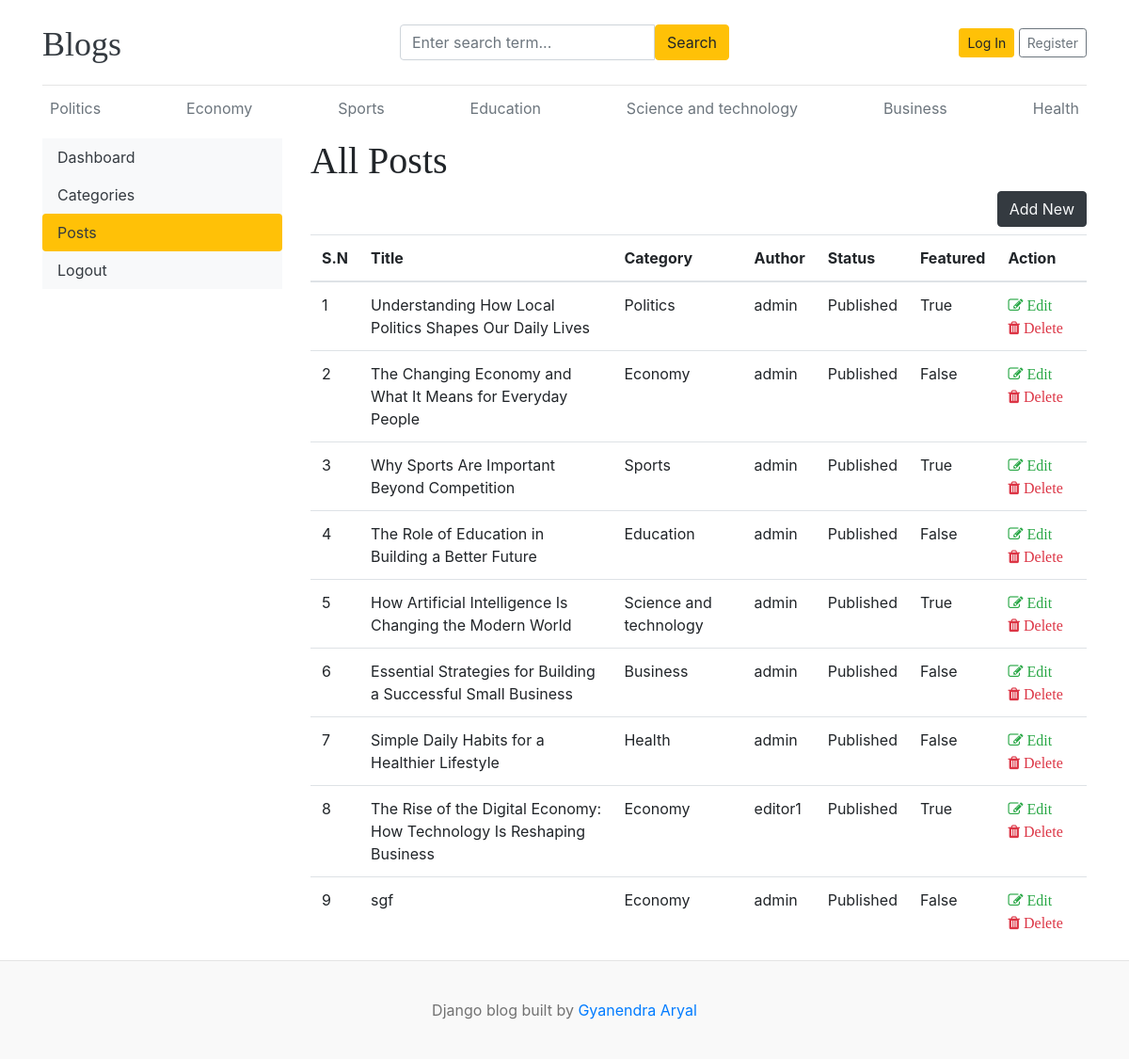
Before: /dashboard/posts/ with the older database file.
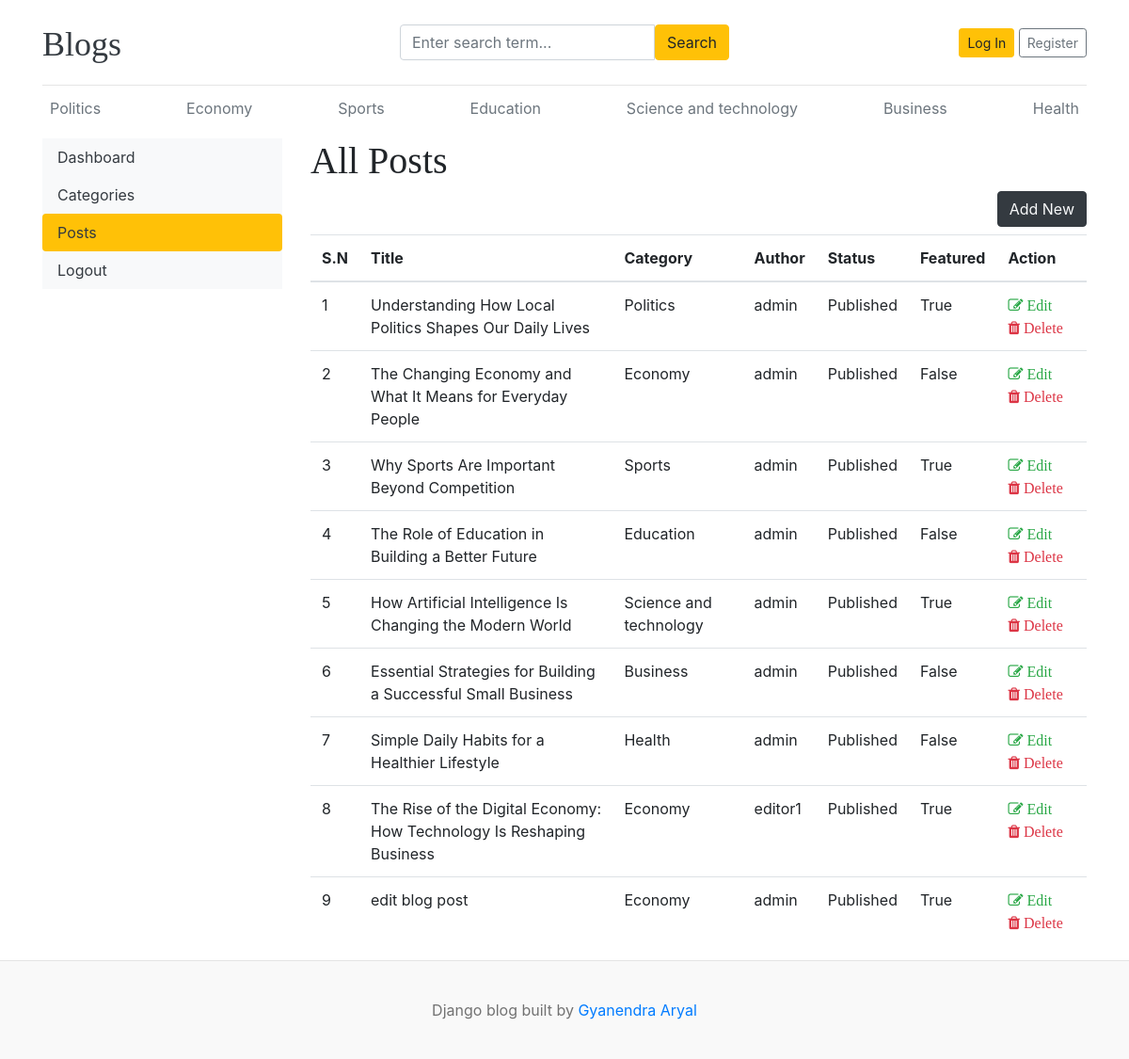
After: the same page with the newer database file.
### blogs/models.py (models this page shows, shortened)
class Category(models.Model):
    id = models.BigAutoField(primary_key=True)
    category_name = models.CharField(max_length=100, unique=True)
    created_at = models.DateTimeField(auto_now_add=True)
    updated_at = models.DateTimeField(auto_now=True)
    class Meta:
        verbose_name_plural = "categories"
    def __str__(self):
        return self.category_name

class Blog(models.Model):
    STATUS_CHOICES = [
        ("Draft", "DRAFT"),
        ("Published", "PUBLISHED"),
    ]
    id = models.BigAutoField(primary_key=True)
    title = models.CharField(max_length=100)
    slug = models.SlugField(max_length=150, unique=True, blank=True)
    category = models.ForeignKey(Category, on_delete=models.CASCADE)
    author = models.ForeignKey(User, on_delete=models.CASCADE)
    featured_image = models.ImageField(upload_to="uploads/%Y/%m/%d")
    short_description = models.TextField()
    blog_body = models.TextField()
    status = models.CharField(choices=STATUS_CHOICES, default="Draft", max_length=20)
    is_featured = models.BooleanField(default=False)
    created_at = models.DateTimeField(auto_now_add=True)
    updated_at = models.DateTimeField(auto_now=True)

### dashboards/views.py (the view)
# urls.py: path("posts/", views.posts, name="posts"),
def posts(request):
    posts = Blog.objects.all()
    context = {"posts": posts}
    return render(request, "dashboard/posts.html", context)

### blogs/context_processors.py (called while the page is built)
def get_categories(request):
    categories = Category.objects.all()
    return dict(categories=categories)

def get_social_links(request):
    social_links = SocialLink.objects.all()
    return dict(social_links=social_links)

### templates/dashboard/posts.html (shortened to what this page needs)
{% extends "base.html" %}
{% block content %}
<div class="row">
  {% include "dashboard/sidebar.html" %} {% comment %} Right sidebar {% endcomment %}
  <div class="col-md-9">
    <h1>All Posts</h1>
    <a href="{% url "add_post"%}" class="btn text-light btn-dark float-right mb-2">Add New</a>
    <table class="table table-hover">
      <thead>
        <tr>
          <th>S.N</th>
          <th>Title</th>
          <th>Category</th>
          <th>Author</th>
          <th>Status</th>
          <th>Featured</th>
          <th>Action</th>
        </tr>
      </thead>
      <tbody>
        {% for post in posts %}
        <tr>
          <td>{{forloop.counter}}</td>
          <td>{{post.title}}</td>
          <td>{{post.category}}</td>
          <td>{{post.author}}</td>
          <td>{{post.status}}</td>
          <td>{{post.is_featured}}</td>
          <td>
            <a href="{% url "edit_post" post.id %}">
              <i class="fa fa-edit text-success"> Edit</i>
            </a>
            <a href="">
              <i class="fa fa-trash text-danger"> Delete</i>
            </a>
          </td>
        </tr>
        {% endfor %}
      </tbody>
    </table>
  </div>
</div>
{% endblock content %}

### templates/base.html (shortened to what this page needs)
{%load static%}
<!DOCTYPE html>
<html lang="en">
<head>
    <link href="https://getbootstrap.com/docs/4.0/dist/css/bootstrap.min.css" rel="stylesheet">
    <link href="{% static 'css/blog.css'%}" rel="stylesheet">
    <link rel="stylesheet" href="https://cdnjs.cloudflare.com/ajax/libs/font-awesome/4.7.0/css/font-awesome.min.css">
  </head>
<body>
    <div class="container">
      <header class="blog-header py-3">
        <div class="row flex-nowrap justify-content-between align-items-center">
          <div class="col-4 pt-1">
            <a class="blog-header-logo text-dark" href="/">Blogs</a>
          </div>
          <div class = "col-4">
            <form action="{% url "search" %}" method="GET">
                <div class="input-group">
                    <input class="form-control" name="keyword" value="{{ keyword }}" type="text" placeholder="Enter search term...">
                    <button type="submit" class="btn btn-warning " id="button-search">Search</button>
                </div>
            </form>
          </div>
          <div class="col-4 d-flex justify-content-end align-items-center">
            {% if not user.is_authenticated %}
            <a class="btn btn-sm btn-warning" href="{% url "login"%}">Log In</a> &nbsp;
            <a class="btn btn-sm btn-outline-secondary" href="{% url 'register'%}">Register</a>
            {% endif %}
          </div>
        </div>
      </header>
      <div class="nav-scroller py-1 mb-2">
        <nav class="nav d-flex justify-content-between">
            {% for cat in categories%}
          <a class="p-2 text-muted" href="{% url 'posts_by_category' cat.id %} ">{{cat}}</a>
          {% endfor %}
        </nav>
      </div>
{% block content %}
{% endblock content %}
</div>
<footer class="blog-footer">
    <p>Django blog built by <a href="#">Gyanendra Aryal</a></p>
</footer>
</body>
</html>

### templates/dashboard/sidebar.html (shortened to what this page needs)
<div class="col-md-3">
  <div class="nav nav-pills bg-light flex-column" aria-orientation="vertical">
    <a
      href="{%url 'dashboard'%}"
      class="nav-link text-dark "
      >Dashboard</a
    >
    <a
      href="{%url 'categories'%}"
      class="nav-link text-dark {% if '/dashboard/categories/' == request.path%}bg-warning{% endif%}">Categories</a
    >
    <a
      href="{%url "posts"%}"
      class="nav-link text-dark {% if '/dashboard/posts/' == request.path%}
      bg-warning {% endif%}"
      >Posts</a>
    <a href="{%url 'logout'%}" class="nav-link text-dark">Logout</a>
  </div>
</div>

### blog_main/static/css/blog.css (style rules this page uses)
.blog-header { border-bottom: 1px solid #e5e5e5; }
.blog-header-logo { font-family: "Playfair Display", Georgia, "Times New Roman", serif; font-size: 2.25rem; }
h1, h2, h3, h4, h5, h6 { font-family: "Playfair Display", Georgia, "Times New Roman", serif; }
.blog-footer { padding: 2.5rem 0; color: #727272; text-align: center; background-color: #f9f9f9; border-top: .05rem solid #e5e5e5; }
.blog-footer p:last-child { margin-bottom: 0; }

Changed rows visible on the page:
changed Blog: title "sgf" → "edit blog post"; is_featured "False" → "True"
